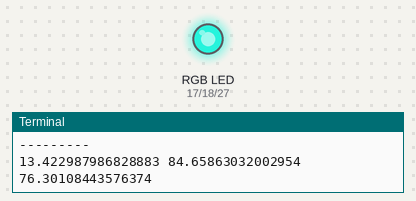
Simulated run of this program. Board: Raspberry Pi (BCM pin numbers). Parts: an RGB LED mixed from three pins (HIGH = lit), the last lines printed to the terminal. Dim RGB values are drawn brighter than linear; random numbers come from a fixed seed. At 10.4 s the program stops and its outputs stay as they are.

Above: at 0.1 s.
At 1.6 s:
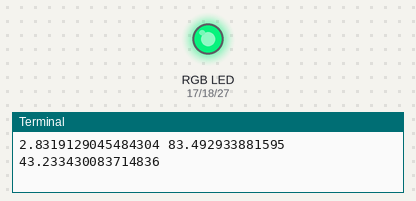
At 2.7 s:
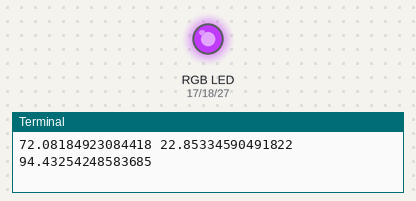
At 5.3 s:
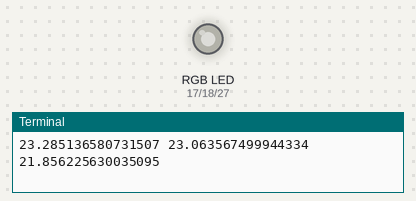
At 7.9 s:
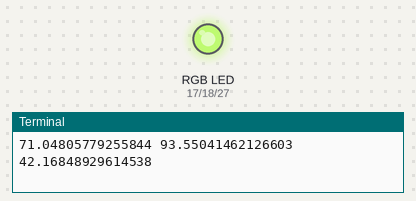
At 10.5 s:
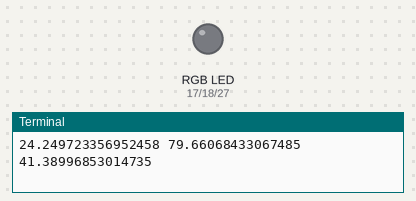
Timing chart, 0 to 11.9 s (numbered marks = the images above):
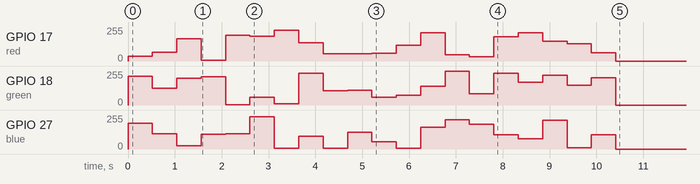

The program:

discoLight.py
```python
# http://raspberrypi.powersbrewery.com/project-6-rgb-led/

#!/usr/bin/env python
# -*- coding: utf-8 -*-
#
#  RGB_LED.py
#
# A short program to control an RGB LED by utilizing
# the PWM functions within the Python GPIO module
#
#  Copyright 2015  Ken Powers
#

# Import the modules used in the script
import random, time
import RPi.GPIO as GPIO
from random import randint

# Set GPIO to Broadcom system and set RGB Pin numbers
RUNNING = True
GPIO.setmode(GPIO.BCM)
red = 17
green = 18
blue = 27

# Set pins to output mode
GPIO.setup(red, GPIO.OUT)
GPIO.setup(green, GPIO.OUT)
GPIO.setup(blue, GPIO.OUT)

Freq = 100 #Hz
#Freq = 2 #Hz

# Setup all the LED colors with an initial
# duty cycle of 0 which is off
RED = GPIO.PWM(red, Freq)
RED.start(0)
GREEN = GPIO.PWM(green, Freq)
GREEN.start(0)
BLUE = GPIO.PWM(blue, Freq)
BLUE.start(0)

# Define a simple function to turn on the LED colors
def color(R, G, B, on_time):
    print (R, G, B)
    # Color brightness range is 0-100%
    RED.ChangeDutyCycle(R)
    GREEN.ChangeDutyCycle(G)
    BLUE.ChangeDutyCycle(B)
    time.sleep(on_time)

    # Turn all LEDs off after on_time seconds
    RED.ChangeDutyCycle(0)
    GREEN.ChangeDutyCycle(0)
    BLUE.ChangeDutyCycle(0)

#print("Light It Up!")
#print("Press CTRL + C to quit.\n")
print(" R  G  B\n---------")

# Main loop
try:
    count = 0
    while (count < 20):
        count += 1

        r1 = random.uniform(0.0, 99.9)
        g1 = random.uniform(0.0, 99.9)
        b1 = random.uniform(0.0, 99.9)
        color(r1,g1,b1, .52)

# If CTRL+C is pressed the main loop is broken
except KeyboardInterrupt:
    RUNNING = False
    print ("\Quitting")

# Actions under 'finally' will always be called
# regardless of what stopped the program
finally:
    # Stop and cleanup so the pins
    # are available to be used again
    GPIO.cleanup()
```

Measured:
- by itself, GPIO 17 (red): 0/255 → 34/255 at 0.00 s, → 65/255 0.52 s later, → 166/255 0.52 s later, → 7/255 0.52 s later, … (21 changes in this stretch)
- by itself, GPIO 18 (green): 0/255 → 216/255 at 0.00 s, → 126/255 0.52 s later, → 201/255 0.52 s later, → 213/255 0.52 s later, … (21 changes in this stretch)
